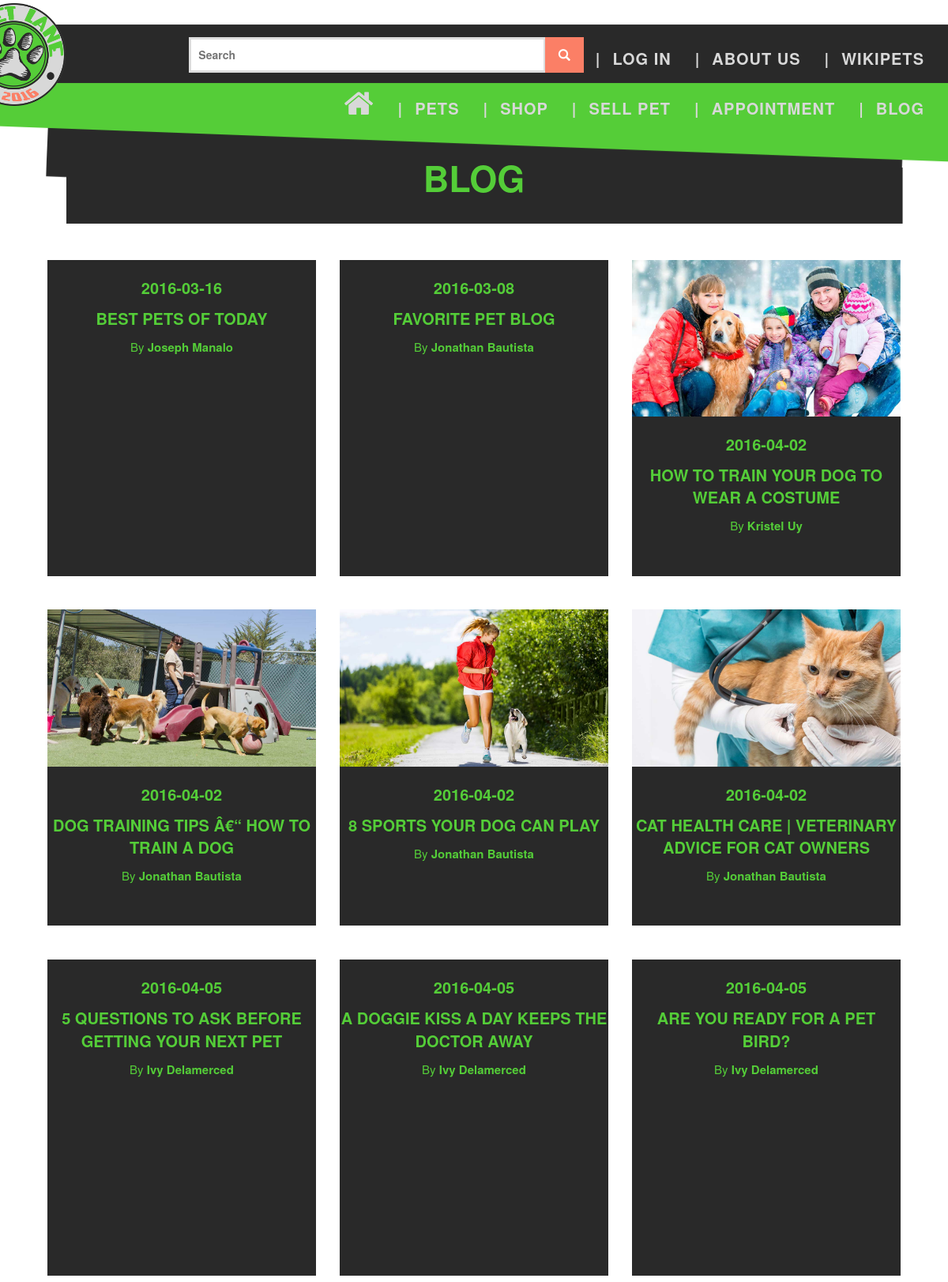
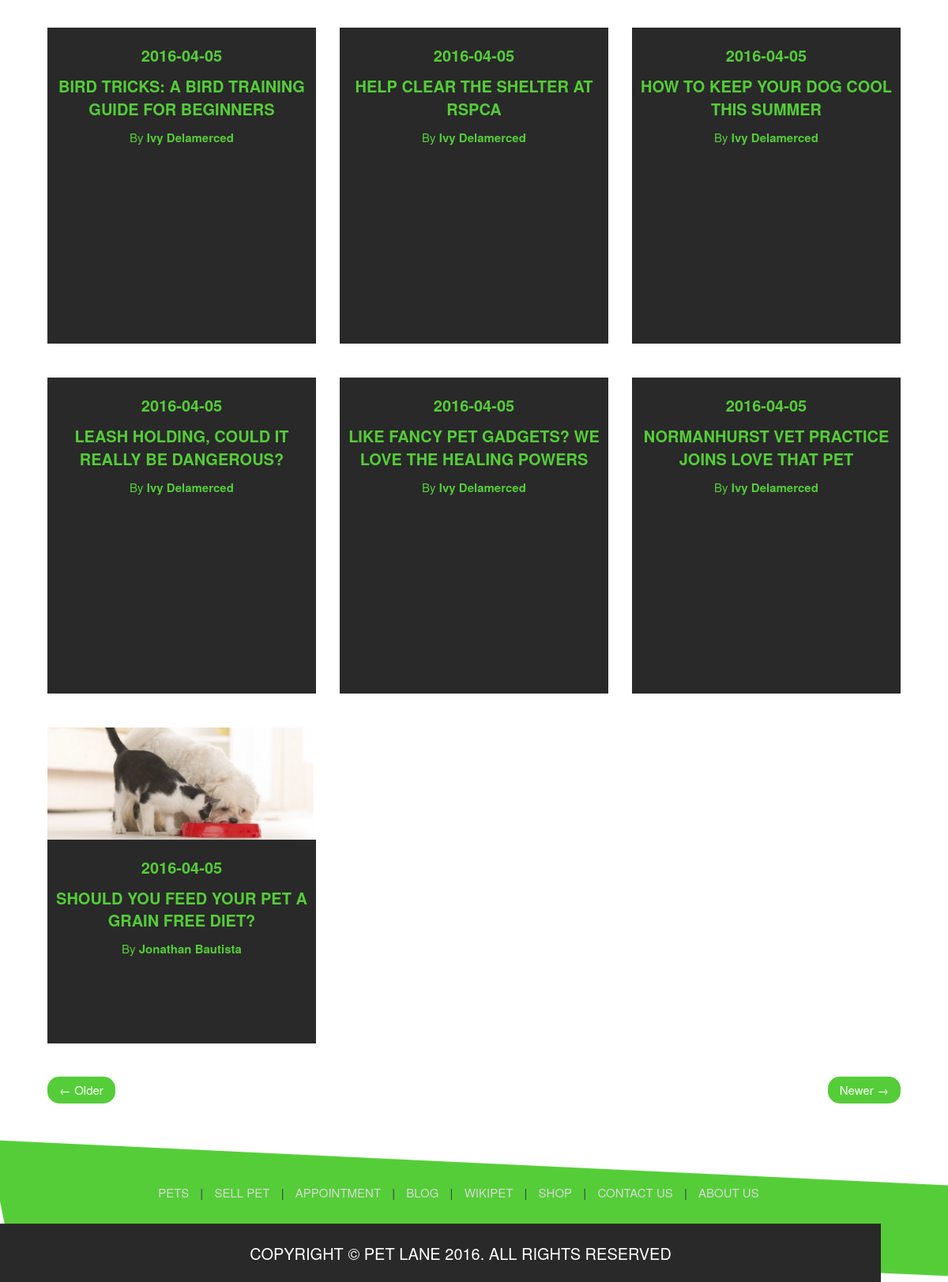
Screenshot of /blog.php with the database file from the repository (2 pictures, top to bottom).
### tables this page shows
CREATE TABLE `blog` (
  `BlogID` int(11) NOT NULL,
  `UserID` int(11) NOT NULL,
  `Image` varchar(400) NOT NULL,
  `Title` varchar(50) NOT NULL,
  `Content` varchar(10000) NOT NULL,
  `DateAdded` date NOT NULL,
  `Status` varchar(20) NOT NULL
);

CREATE TABLE `user` (
  `UserID` int(11) NOT NULL,
  `UserListID` int(11) NOT NULL,
  `LastName` varchar(50) NOT NULL,
  `FirstName` varchar(50) NOT NULL,
  `Address` varchar(200) NOT NULL,
  `ContactNo` varchar(20) NOT NULL,
  `Photo` varchar(200) NOT NULL,
  `AdditionalInfo` varchar(300) DEFAULT NULL,
  `Status` varchar(20) NOT NULL
);

### blog.php (the view, shortened to what this page needs)
<?php
    include("include/header.php");
?>
<section>
    <div class="container">
        <div class="col-lg-12 heading text-center">
            <h2>BLOG</h2>
        </div>
        <div class="col-lg-12">
                <?php
                    $query = "SELECT blog.BlogID, blog.Image, blog.Title, blog.DateAdded, user.FirstName, user.LastName
                    FROM user INNER JOIN blog ON blog.UserID = user.UserID WHERE blog.Status='Approve'";
                    $result = $conn->query($query);
                    if ($result->num_rows) {
                      while ($row = mysqli_fetch_assoc($result)) {
                ?>
                <div class="col-lg-4 col-md-6 col-sm-6">
                    <br>
                    <div class="z text-center">
                        <a href="include/blogpost.php?ID=<?php echo $row['BlogID'] ?>">
                        <img class="img-responsive" src="<?php echo $row['Image'] ?>" alt="">
                        <h3><?php echo $row['DateAdded'] ?></h3>
                        <h5><?php echo $row['Title'] ?></h5>
                        <p>By <b><?php echo $row['FirstName'] ?> <?php echo $row['LastName'] ?> </b>
                        </p></a>
                    </div>
                    <br>
                </div>
                <?php
                    }
                    } else {
                      echo "No blog to show.";
                    }
                ?>
                <div class="col-lg-12">
                    <ul class="pager">
                        <li class="previous">
                            <a href="#">&larr; Older</a>
                        </li>
                        <li class="next">
                            <a href="#">Newer &rarr;</a>
                        </li>
                    </ul>
                </div>
        </div>
    </div>
</section>

### css/petline.css (style rules this page uses)
.heading > h2 { background: url("../images/custom/title heading.png") no-repeat center 0px; padding-top: 50px; padding-bottom: 30px; background-size: 1100px 150px; margin: 0; color: #54CD38; margin-top: -30px; margin-bottom: 20px; font-size: 45px; font-family: Montserrat,"Helvetica Neue",Helvetica,Arial,sans-serif; }
.container { margin-top: 22px; }
footer .footer { padding: 1px; background: url("../images/custom/footer.png") no-repeat center 0px; padding-bottom: 10px; margin-bottom: -70px; }
footer .footer a, a:hover, a:focus, a:active, a.active { outline: 0; color: #D8D8D8; }
footer .footer .text-muted { text-transform: uppercase; font-family: Montserrat,"Helvetica Neue",Helvetica,Arial,sans-serif; font-size: 20px; font-weight: 500; color: #ffffff; }
footer .footer .container { margin-top: 80px; margin-left: -3px; }
.z { background: #292929; height: 400px; }
.foots { display: list-item; }

### rows the page displays
blog: DateAdded "2016-03-16", Title "BEST PETS OF TODAY", UserID.FirstName "Joseph", UserID.LastName "Manalo"
blog: DateAdded "2016-03-08", Title "FAVORITE PET BLOG", UserID.FirstName "Jonathan", UserID.LastName "Bautista"
blog: Image (picture), DateAdded "2016-04-02", Title "HOW TO TRAIN YOUR DOG TO WEAR A COSTUME", UserID.FirstName "Kristel", UserID.LastName "Uy"
blog: Image (picture), DateAdded "2016-04-02", Title "DOG TRAINING TIPS Â€“ HOW TO TRAIN A DOG", UserID.FirstName "Jonathan", UserID.LastName "Bautista"
blog: Image (picture), DateAdded "2016-04-02", Title "8 SPORTS YOUR DOG CAN PLAY", UserID.FirstName "Jonathan", UserID.LastName "Bautista"
blog: Image (picture), DateAdded "2016-04-02", Title "CAT HEALTH CARE | VETERINARY ADVICE FOR CAT OWNERS", UserID.FirstName "Jonathan", UserID.LastName "Bautista"
blog: DateAdded "2016-04-05", Title "5 QUESTIONS TO ASK BEFORE GETTING YOUR NEXT PET", UserID.FirstName "Ivy", UserID.LastName "Delamerced"
blog: DateAdded "2016-04-05", Title "A DOGGIE KISS A DAY KEEPS THE DOCTOR AWAY", UserID.FirstName "Ivy", UserID.LastName "Delamerced"
blog: DateAdded "2016-04-05", Title "ARE YOU READY FOR A PET BIRD?", UserID.FirstName "Ivy", UserID.LastName "Delamerced"
blog: DateAdded "2016-04-05", Title "BIRD TRICKS: A BIRD TRAINING GUIDE FOR BEGINNERS", UserID.FirstName "Ivy", UserID.LastName "Delamerced"
blog: DateAdded "2016-04-05", Title "HELP CLEAR THE SHELTER AT RSPCA", UserID.FirstName "Ivy", UserID.LastName "Delamerced"
blog: DateAdded "2016-04-05", Title "HOW TO KEEP YOUR DOG COOL THIS SUMMER", UserID.FirstName "Ivy", UserID.LastName "Delamerced"
blog: DateAdded "2016-04-05", Title "LEASH HOLDING, COULD IT REALLY BE DANGEROUS?", UserID.FirstName "Ivy", UserID.LastName "Delamerced"
blog: DateAdded "2016-04-05", Title "LIKE FANCY PET GADGETS? WE LOVE THE HEALING POWERS", UserID.FirstName "Ivy", UserID.LastName "Delamerced"
blog: DateAdded "2016-04-05", Title "NORMANHURST VET PRACTICE JOINS LOVE THAT PET", UserID.FirstName "Ivy", UserID.LastName "Delamerced"
blog: Image (picture), DateAdded "2016-04-05", Title "SHOULD YOU FEED YOUR PET A GRAIN FREE DIET?", UserID.FirstName "Jonathan", UserID.LastName "Bautista"
